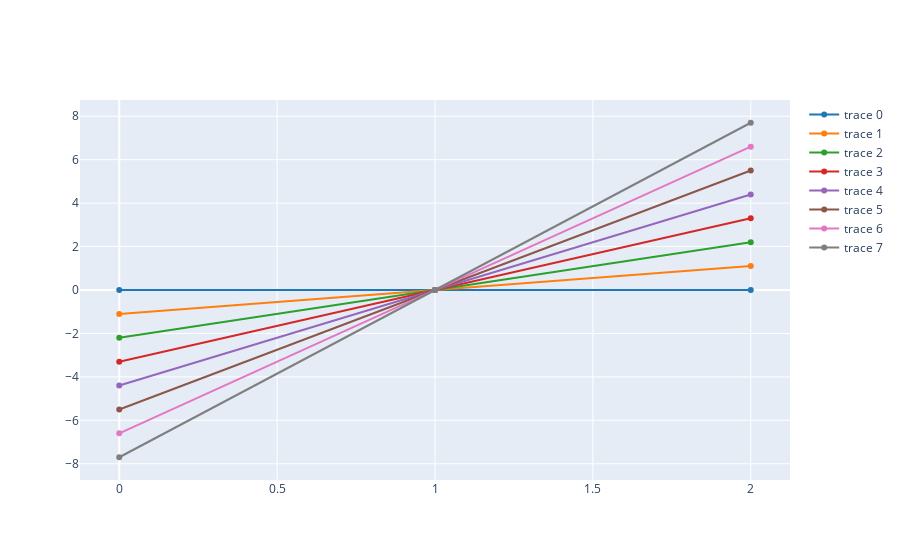

Notebook cell for this chart:
### Code cell
fig = go.Figure()
for k in range(8):
    fig.add_trace(go.Scatter(x=s.index, y=s * 1.1 * k, line_color=DEFAULT_PLOTLY_COLORS[k]))
fig.show()

### Figure 1 — Plotly figure (JSON) as saved in the notebook; plotly's stock layout.template omitted (floating-point values rounded to 4 significant figures)
{"data": [{"line": {"color": "rgb(31, 119, 180)"}, "type": "scatter", "x": [0, 1, 2], "y": [0, 0, 0]}, {"line": {"color": "rgb(255, 127, 14)"}, "type": "scatter", "x": [0, 1, 2], "y": [-1.1, 0, 1.1]}, {"line": {"color": "rgb(44, 160, 44)"}, "type": "scatter", "x": [0, 1, 2], "y": [-2.2, 0, 2.2]}, {"line": {"color": "rgb(214, 39, 40)"}, "type": "scatter", "x": [0, 1, 2], "y": [-3.3, 0, 3.3]}, {"line": {"color": "rgb(148, 103, 189)"}, "type": "scatter", "x": [0, 1, 2], "y": [-4.4, 0, 4.4]}, {"line": {"color": "rgb(140, 86, 75)"}, "type": "scatter", "x": [0, 1, 2], "y": [-5.5, 0, 5.5]}, {"line": {"color": "rgb(227, 119, 194)"}, "type": "scatter", "x": [0, 1, 2], "y": [-6.6, 0, 6.6]}, {"line": {"color": "rgb(127, 127, 127)"}, "type": "scatter", "x": [0, 1, 2], "y": [-7.7, 0, 7.7]}], "layout": {}}
